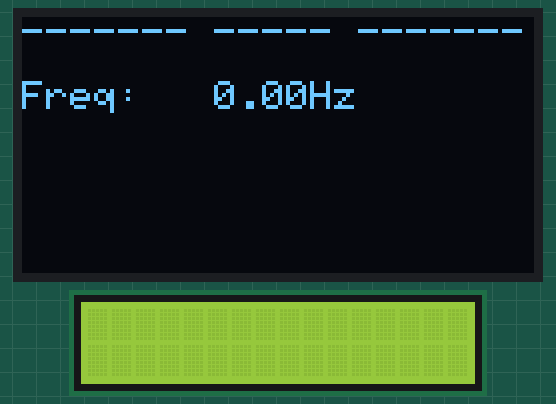
Simulated run of this sketch. Board: Arduino Uno, built with avr-gcc and run on an emulated ATmega328P. On the bench: 128×64 one-colour display, 16×2 character LCD. The display library's start-up logo is not drawn.

Above: at 3.1 s.

The sketch:

Detect_frequencies.ino
```cpp
#include <Wire.h>                                     //I2C library for the OLED
#include <Adafruit_SSD1306.h>                         //OLED driver
#include <FreqCount.h>                                //FreqCount library for you know...counting frequencies
#include <Wire.h>
#include <LiquidCrystal_I2C.h>                                                      //find it here: https://github.com/PaulStoffregen/FreqCount

#define OLED_RESET 4                                  //it's a thing
//Sensor warna
#define S0 4
#define S1 5
#define S2 6
#define S3 7
#define sensorOut 8

// Variables for Color Pulse Width Measurements

int redPW = 0;
int greenPW = 0;
int bluePW = 0;
//Sensor warna


Adafruit_SSD1306 display(OLED_RESET);                 //create instance of the SSD1306 called display

// Set the LCD address to 0x27 for a 16 chars and 2 line display
LiquidCrystal_I2C lcd(0x27, 16, 2);


void setup()   {
 // Set S0 - S3 as outputs
  pinMode(S0, OUTPUT);
  pinMode(S1, OUTPUT);
  pinMode(S2, OUTPUT);
  pinMode(S3, OUTPUT);

  // Set Sensor output as input
  pinMode(sensorOut, INPUT);

  // Set Pulse Width scaling to 20%
  digitalWrite(S0,HIGH);
  digitalWrite(S1,LOW);

  // Setup Serial Monitor
  Serial.begin(9600);


  display.begin(SSD1306_SWITCHCAPVCC, 0x3C);          //begin the OLED @ hex addy )x3C
  display.display();                                  //show the buffer
  delay(2000);                                        //bask in the glory of LadyAda
  display.clearDisplay();                             //enough basking
  FreqCount.begin(1000);                              //start counting 1,2,3,4...

 // Robojax code for LCD with I2C
  // initialize the LCD,
  lcd.begin();

  // Turn on the blacklight and print a message.
  lcd.backlight();
  // Robojax code for LCD with I2C

}


void loop() {


  if (FreqCount.available()) {                        //if the code if working
    float count = FreqCount.read();                   //create float var called count and populate it with current frequency count
    float period = (1/count);                         //create float var called period and populate it with the inverse of the frequency
  display.clearDisplay();                             //always clear the display first
  display.setTextSize(1);                             //smallest text size
  display.setTextColor(WHITE);                        //my only choice, really
  display.setCursor(0,0);                             //cursor to upper left
             //print heading to buffer
  display.println("------- ----- -------");           //print some pretty line to buffer
  display.println("");                                //skip a line
  display.print("Freq:   ");                          //print the name of the function to buffer
  display.print(count);                               //print the actual counted frequency to buffer
  display.println("Hz");                              //print units to buffer & drop down 1 line
                        //print the period of signal in milliseconds to buffer
                                //print the units to buffer
  display.display();                                  //SHOW ME THE BUFFER!!!!


}}
```
